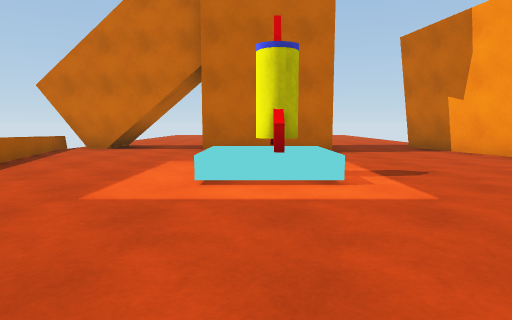
View 1 (above)

16 first-person views from a walk through a scene from a Unity 3-D project. The camera is 1.2 m above the floor, tilts 6° down and sees 75° across. The floor is counted in squares, 2 m on a side. Each view is taken from the middle of a square. On the plan, view 1 faces up. The plan holds only what a view shows up to about 10 squares ahead; the rest is blank. The place goes on beyond the plan.

View 2
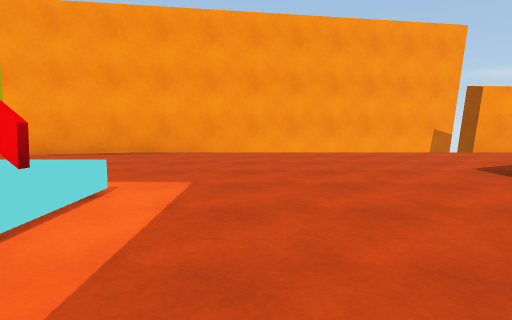

View 3
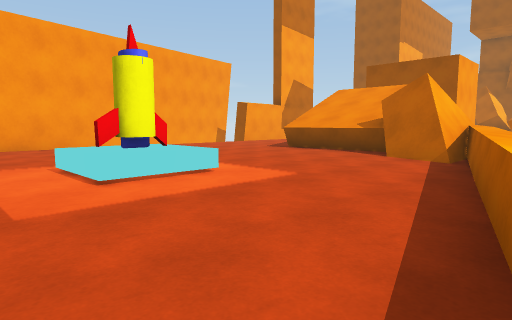

View 4
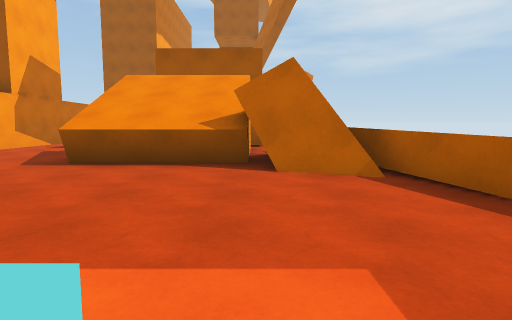

View 5
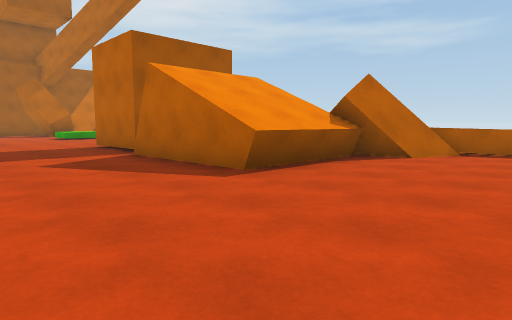

View 6
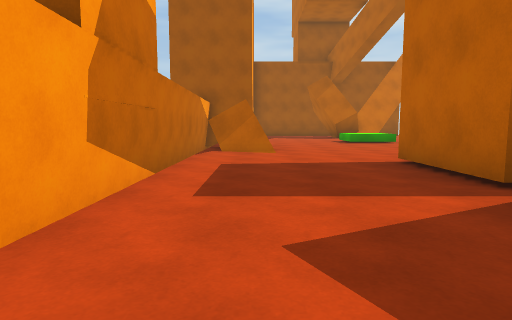

View 7
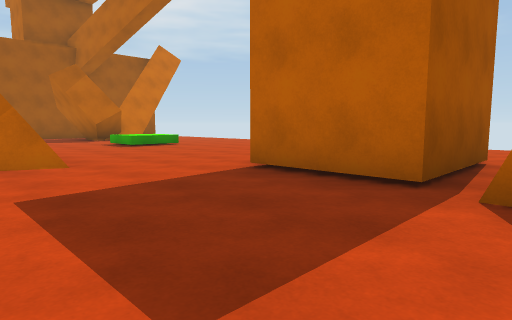

View 8
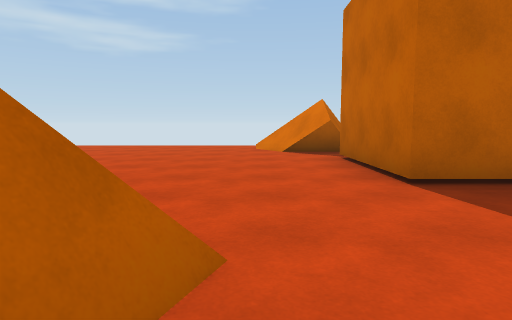

View 9
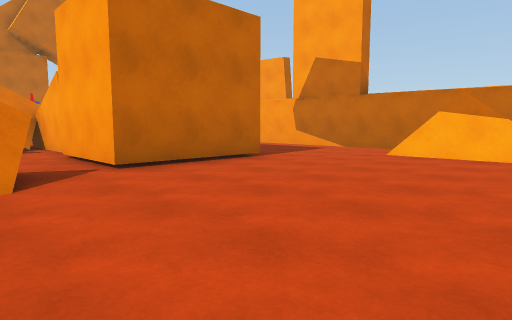

View 10
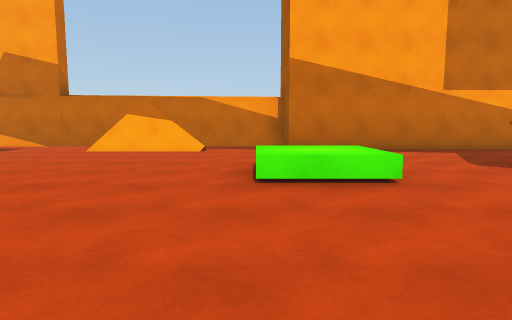

View 11
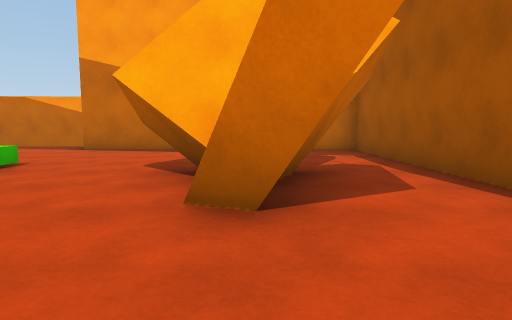

View 12
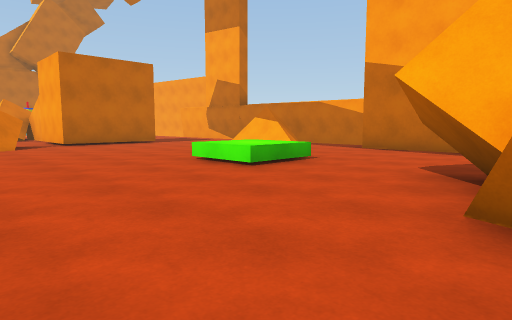

View 13
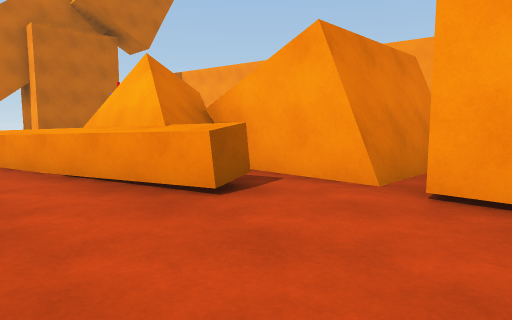

View 14
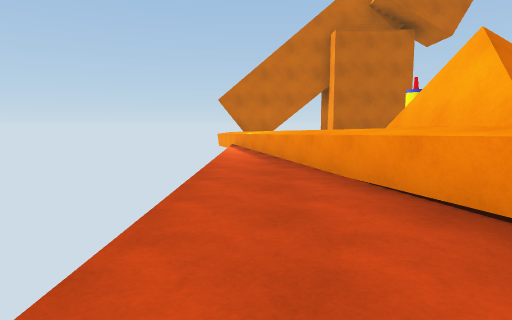

View 15
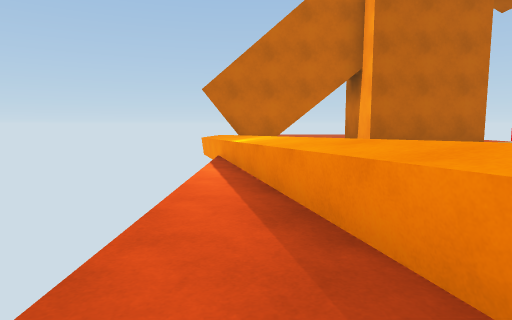

View 16
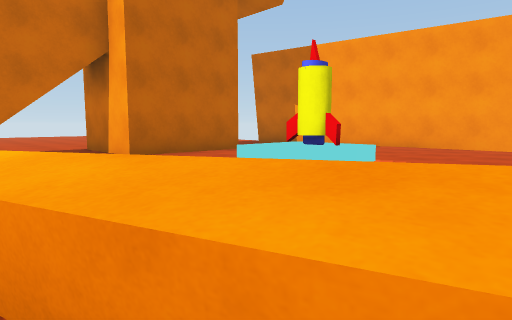

### Floor plan
Key: @ floor where view 1 was taken; # wall or solid block; x gap in a wall; . floor; = window, fence, low wall or low ledge; ^ raised ledge; R rocket.
Columns run from 5 left of view 1 to 6 right of it. Each row starts with its distance up from view 1.
 12    ..
 11   ...
 10   ...   ..
  9 ###.#  ...#
  8 ^...###...#
  7 ^.........#
  6 ^.........#
  5 =^........##
  4  ^...R^....#
  3  ^=........#
  2  .^........#
  1  .^........#
  0  .^#.@.....#
 -1  .^##^^^...
 -2  ..### #...
 -3  ..^.###...#
 -4  ....###...#
 -5  ...###....#
 -6  ...###....#
 -7   #x###....#
 -8   #........#
 -9  .=........#
-10  ........###
-11  ........#.#
-12  ..........#
-13  ....^^....#
-14  ....^^...##
-15  .........#
-16  .........#
-17  ....#....#
-18  ..###....#
-19   ...#....#
-20    .......#
-21     #######

Where each view was taken, in squares from view 1:
view 1: 0 up, 0 right, facing up
view 2: 2 up, 2 left, facing right
view 3: 6 up, 4 left, facing down-right
view 4: 4 up, 1 left, facing down
view 5: 2 up, 5 right, facing down-left
view 6: 2 down, 4 right, facing down
view 7: 4 down, 5 right, facing down-left
view 8: 9 down, 5 right, facing left
view 9: 12 down, 3 left, facing up-right
view 10: 13 down, 4 left, facing right
view 11: 18 down, 4 left, facing right
view 12: 18 down, 4 left, facing up-right
view 13: 6 down, 4 left, facing up-right
view 14: 5 down, 4 left, facing up
view 15: 1 down, 4 left, facing up
view 16: 1 up, 4 left, facing up-right
